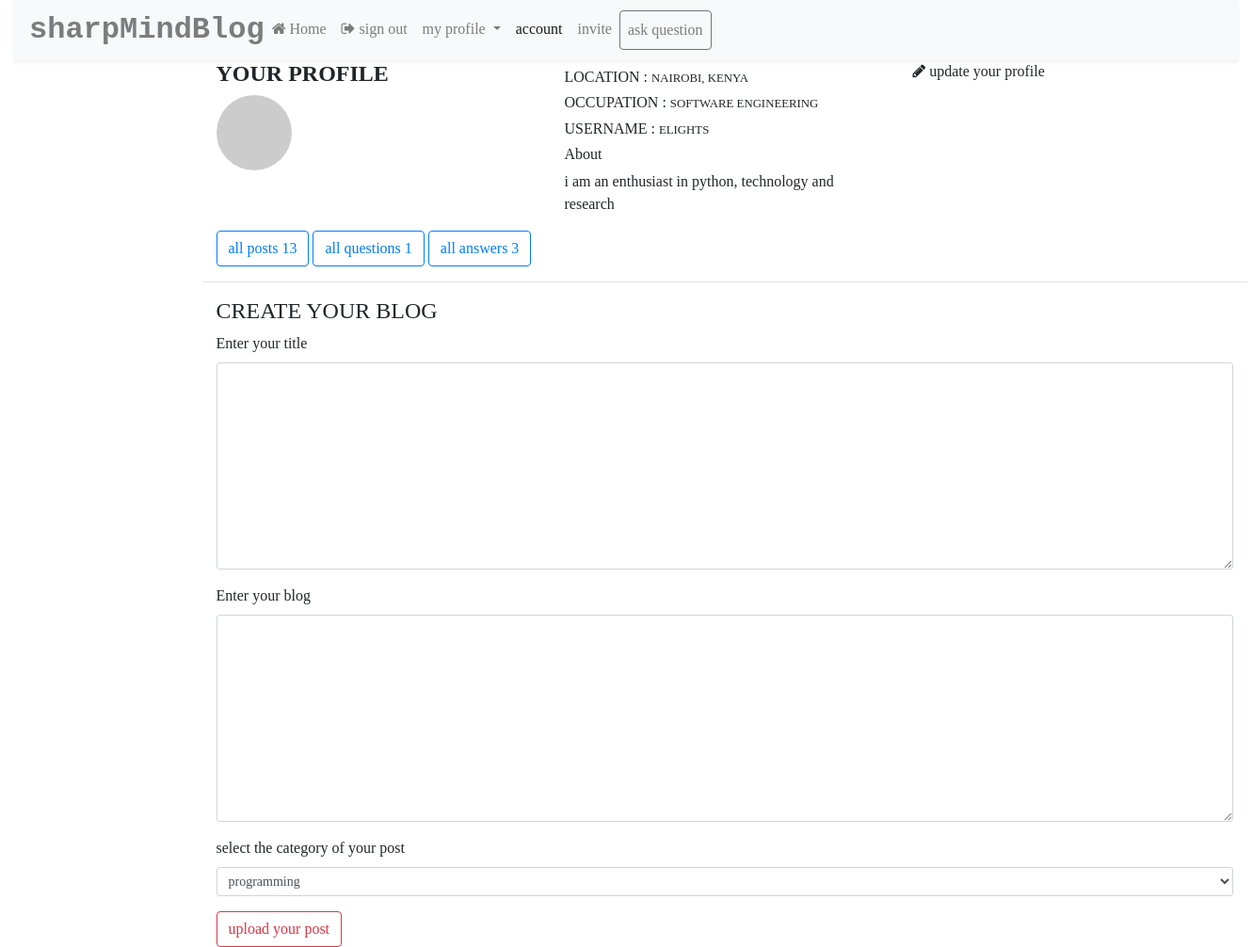
The app's page /users/account (signed in) with its own data.
### src/models/__init__.py (models this page shows, shortened)
class User(db.Model):
    id = db.Column(db.Integer, primary_key=True)
    name = db.Column(db.String(200), nullable=False)
    hobby = db.Column(db.String(200), nullable=False)
    email = db.Column(db.String(200), nullable=False)
    url = db.Column(db.String(200), nullable=False)
    password = db.Column(db.String(120), nullable=False)
    Admin = db.Column(db.Boolean, default=False)
    occupation = db.Column(db.String(120), nullable=False)
    location = db.Column(db.String(120), nullable=False)
    author = db.relationship('Posts', backref='author', lazy=True)

### src/views/__init__.py (the view, shortened to what this page needs)
@views_blueprint.route('/account', methods=['GET', 'POST'])
def account():
    if 'username' in session:
        member = User.query.filter_by(name=session['username']).first()
        count = Posts.query.filter_by(user_id=member.id).count()
        user = User.query.filter_by(name=session['username']).first()
        quiz = Questions.query.filter_by(author=user.email).count()
        answer = Answers.query.filter_by(author=user.email).count()
        if request.method == 'GET':
            return render_template('account.html', member=member, user=user, count=count, quiz=quiz, answer=answer)
    else:
        return redirect(url_for('users.login'))

### src/views/__init__.py (called while the page is built)
@views_blueprint.before_request
def before_request():
    g.user = None
    if 'username' in session:
        g.user = session['username']

### src/templates/account.html (shortened to what this page needs)
{% extends 'public/base.html' %} {% block body%}
<div class="container position-absolute" style="top: 4em; left: 15%;">
    <div class="container">
        <div class="row">
            <div class="col-lg-4 col-md-4 col-sm-4 col-xs-4">
                <h4 class="text text-uppercase font-weight-bold">your profile</h4>
                <img src="https://gravatar.com/avatar/{{member.url}}?s=120&d=monsterid" alt="profile" class="rounded-circle" data-toggle="popover" title="Popover title" data-content="And here's some amazing content. It's very engaging. Right?">
            </div>
            <div class="col-lg-4 mt-2 col-md-4 col-xs-4 col-sm-4">
                <h6 class="text text-uppercase">location : <small>{{member.location}}</small></h6>
                <h6 class="text text-uppercase">occupation : <small>{{member.occupation}}</small></h6>
                <h6 class="text text-uppercase">username : <small>{{member.name}}</small></h6>
                <h6>About</h6>
                <p>{{member.hobby}}</p>
            </div>
            <div class="col-lg-4 col-md-4 col-xs-4 col-sm-4">
                <small><a style="cursor: pointer;" data-toggle="modal" data-target="#updateModal"><span class="fa fa-pencil"></span> update your profile</a></small>
            </div>
        </div>
        <a href="{{url_for('users.all_posts')}}" class="btn btn-outline-primary">all posts {{count}}</a>
        <a href="{{url_for('users.all_questions')}}" class="btn btn-outline-primary">all questions {{quiz}}</a>
        <a href="{{url_for('users.all_answer')}}" class="btn btn-outline-primary">all answers {{answer}}</a>
    </div>
    <hr>
    <div class="container">
        <h4 class="text text-break">CREATE YOUR BLOG</h4>
        <form method="post">
            <div class="form-group">
                <label for="title">Enter your title</label>
                <textarea name="title" id="editor1" class="form-control form-control-sm" cols="30" rows="10"></textarea>
            </div>
            <div class="form-group">
                <label for="blog">Enter your blog</label>
                <textarea name="post" id="editor2" class="form-control form-control-sm" cols="30" rows="10"></textarea>
            </div>
            <div class="form-group">
                <label for="category">select the category of your post</label>
                <select name="category" id="category" class='form-control form-control-sm' required>
                    <option value="programming">programming</option>
                </select>
            </div>
            <input type="submit" value="upload your post" class="btn btn-outline-danger">
        </form>
    </div>
</div>
{% endblock body%}

### src/templates/public/base.html (style rules this page uses)
* { font-family: Cambria, Cochin, Georgia, Times, 'Times New Roman', serif; font-size: 16px; }

### records on screen
User: location "NAIROBI, KENYA", occupation "SOFTWARE ENGINEERING", name "ELIGHTS", hobby "i am an enthusiast in python, technology and research"

### other values on screen
{{ count }} "13"
{{ quiz }} "1"
{{ answer }} "3"
